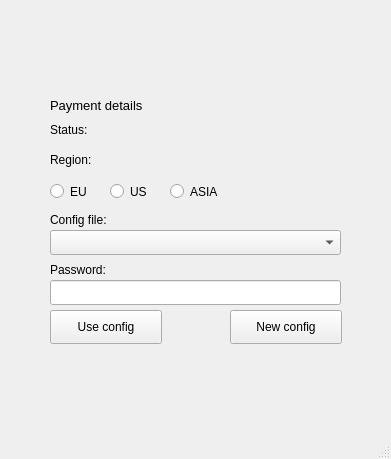
<?xml version="1.0" encoding="UTF-8"?>
<ui version="4.0">
 <class>MainWindow</class>
 <widget class="QMainWindow" name="MainWindow">
  <property name="geometry">
   <rect>
    <x>0</x>
    <y>0</y>
    <width>391</width>
    <height>459</height>
   </rect>
  </property>
  <property name="minimumSize">
   <size>
    <width>391</width>
    <height>459</height>
   </size>
  </property>
  <property name="maximumSize">
   <size>
    <width>391</width>
    <height>459</height>
   </size>
  </property>
  <property name="windowTitle">
   <string>Select config</string>
  </property>
  <property name="autoFillBackground">
   <bool>true</bool>
  </property>
  <widget class="QWidget" name="centralwidget">
   <widget class="QLabel" name="label">
    <property name="geometry">
     <rect>
      <x>50</x>
      <y>0</y>
      <width>301</width>
      <height>71</height>
     </rect>
    </property>
    <property name="minimumSize">
     <size>
      <width>301</width>
      <height>71</height>
     </size>
    </property>
    <property name="maximumSize">
     <size>
      <width>301</width>
      <height>71</height>
     </size>
    </property>
    <property name="pixmap">
     <pixmap>title.png</pixmap>
    </property>
   </widget>
   <widget class="QLabel" name="label_2">
    <property name="geometry">
     <rect>
      <x>50</x>
      <y>210</y>
      <width>81</width>
      <height>19</height>
     </rect>
    </property>
    <property name="minimumSize">
     <size>
      <width>81</width>
      <height>19</height>
     </size>
    </property>
    <property name="maximumSize">
     <size>
      <width>81</width>
      <height>19</height>
     </size>
    </property>
    <property name="text">
     <string>Config file:</string>
    </property>
   </widget>
   <widget class="QLineEdit" name="password">
    <property name="geometry">
     <rect>
      <x>50</x>
      <y>280</y>
      <width>291</width>
      <height>25</height>
     </rect>
    </property>
    <property name="minimumSize">
     <size>
      <width>291</width>
      <height>25</height>
     </size>
    </property>
    <property name="maximumSize">
     <size>
      <width>291</width>
      <height>25</height>
     </size>
    </property>
   </widget>
   <widget class="QLabel" name="label_3">
    <property name="geometry">
     <rect>
      <x>50</x>
      <y>260</y>
      <width>81</width>
      <height>19</height>
     </rect>
    </property>
    <property name="minimumSize">
     <size>
      <width>81</width>
      <height>19</height>
     </size>
    </property>
    <property name="maximumSize">
     <size>
      <width>81</width>
      <height>19</height>
     </size>
    </property>
    <property name="text">
     <string>Password:</string>
    </property>
   </widget>
   <widget class="QPushButton" name="use_conf">
    <property name="geometry">
     <rect>
      <x>50</x>
      <y>310</y>
      <width>112</width>
      <height>34</height>
     </rect>
    </property>
    <property name="minimumSize">
     <size>
      <width>112</width>
      <height>34</height>
     </size>
    </property>
    <property name="maximumSize">
     <size>
      <width>112</width>
      <height>34</height>
     </size>
    </property>
    <property name="text">
     <string>Use config</string>
    </property>
   </widget>
   <widget class="QPushButton" name="new_conf">
    <property name="geometry">
     <rect>
      <x>230</x>
      <y>310</y>
      <width>112</width>
      <height>34</height>
     </rect>
    </property>
    <property name="minimumSize">
     <size>
      <width>112</width>
      <height>34</height>
     </size>
    </property>
    <property name="maximumSize">
     <size>
      <width>112</width>
      <height>34</height>
     </size>
    </property>
    <property name="text">
     <string>New config</string>
    </property>
   </widget>
   <widget class="QLabel" name="label_4">
    <property name="geometry">
     <rect>
      <x>50</x>
      <y>90</y>
      <width>291</width>
      <height>31</height>
     </rect>
    </property>
    <property name="minimumSize">
     <size>
      <width>291</width>
      <height>31</height>
     </size>
    </property>
    <property name="maximumSize">
     <size>
      <width>291</width>
      <height>31</height>
     </size>
    </property>
    <property name="text">
     <string>&lt;html&gt;&lt;head/&gt;&lt;body&gt;&lt;p&gt;&lt;span style=&quot; font-size:10pt;&quot;&gt;Payment details&lt;/span&gt;&lt;/p&gt;&lt;/body&gt;&lt;/html&gt;</string>
    </property>
   </widget>
   <widget class="QLabel" name="label_5">
    <property name="geometry">
     <rect>
      <x>50</x>
      <y>150</y>
      <width>81</width>
      <height>19</height>
     </rect>
    </property>
    <property name="minimumSize">
     <size>
      <width>81</width>
      <height>19</height>
     </size>
    </property>
    <property name="maximumSize">
     <size>
      <width>81</width>
      <height>19</height>
     </size>
    </property>
    <property name="text">
     <string>Region:</string>
    </property>
   </widget>
   <widget class="QRadioButton" name="EU_btn">
    <property name="geometry">
     <rect>
      <x>50</x>
      <y>180</y>
      <width>51</width>
      <height>23</height>
     </rect>
    </property>
    <property name="minimumSize">
     <size>
      <width>51</width>
      <height>23</height>
     </size>
    </property>
    <property name="maximumSize">
     <size>
      <width>51</width>
      <height>23</height>
     </size>
    </property>
    <property name="text">
     <string>EU</string>
    </property>
   </widget>
   <widget class="QRadioButton" name="US_btn">
    <property name="geometry">
     <rect>
      <x>110</x>
      <y>180</y>
      <width>51</width>
      <height>23</height>
     </rect>
    </property>
    <property name="minimumSize">
     <size>
      <width>51</width>
      <height>23</height>
     </size>
    </property>
    <property name="maximumSize">
     <size>
      <width>51</width>
      <height>23</height>
     </size>
    </property>
    <property name="text">
     <string>US</string>
    </property>
   </widget>
   <widget class="QRadioButton" name="ASIA_btn">
    <property name="geometry">
     <rect>
      <x>170</x>
      <y>180</y>
      <width>71</width>
      <height>23</height>
     </rect>
    </property>
    <property name="minimumSize">
     <size>
      <width>71</width>
      <height>23</height>
     </size>
    </property>
    <property name="maximumSize">
     <size>
      <width>71</width>
      <height>23</height>
     </size>
    </property>
    <property name="text">
     <string>ASIA</string>
    </property>
   </widget>
   <widget class="QLabel" name="status">
    <property name="geometry">
     <rect>
      <x>50</x>
      <y>120</y>
      <width>291</width>
      <height>19</height>
     </rect>
    </property>
    <property name="minimumSize">
     <size>
      <width>291</width>
      <height>19</height>
     </size>
    </property>
    <property name="maximumSize">
     <size>
      <width>291</width>
      <height>19</height>
     </size>
    </property>
    <property name="text">
     <string>Status:</string>
    </property>
   </widget>
   <widget class="QComboBox" name="conf_file">
    <property name="geometry">
     <rect>
      <x>50</x>
      <y>230</y>
      <width>291</width>
      <height>25</height>
     </rect>
    </property>
    <property name="minimumSize">
     <size>
      <width>291</width>
      <height>25</height>
     </size>
    </property>
    <property name="maximumSize">
     <size>
      <width>291</width>
      <height>25</height>
     </size>
    </property>
   </widget>
   <widget class="QLabel" name="donate">
    <property name="geometry">
     <rect>
      <x>40</x>
      <y>360</y>
      <width>311</width>
      <height>71</height>
     </rect>
    </property>
    <property name="minimumSize">
     <size>
      <width>311</width>
      <height>71</height>
     </size>
    </property>
    <property name="maximumSize">
     <size>
      <width>311</width>
      <height>71</height>
     </size>
    </property>
    <property name="text">
     <string/>
    </property>
    <property name="pixmap">
     <pixmap>donate.png</pixmap>
    </property>
   </widget>
  </widget>
  <widget class="QStatusBar" name="statusbar"/>
 </widget>
 <resources>
  <include location="../window/Pictures/logo.qrc"/>
 </resources>
 <connections/>
</ui>
